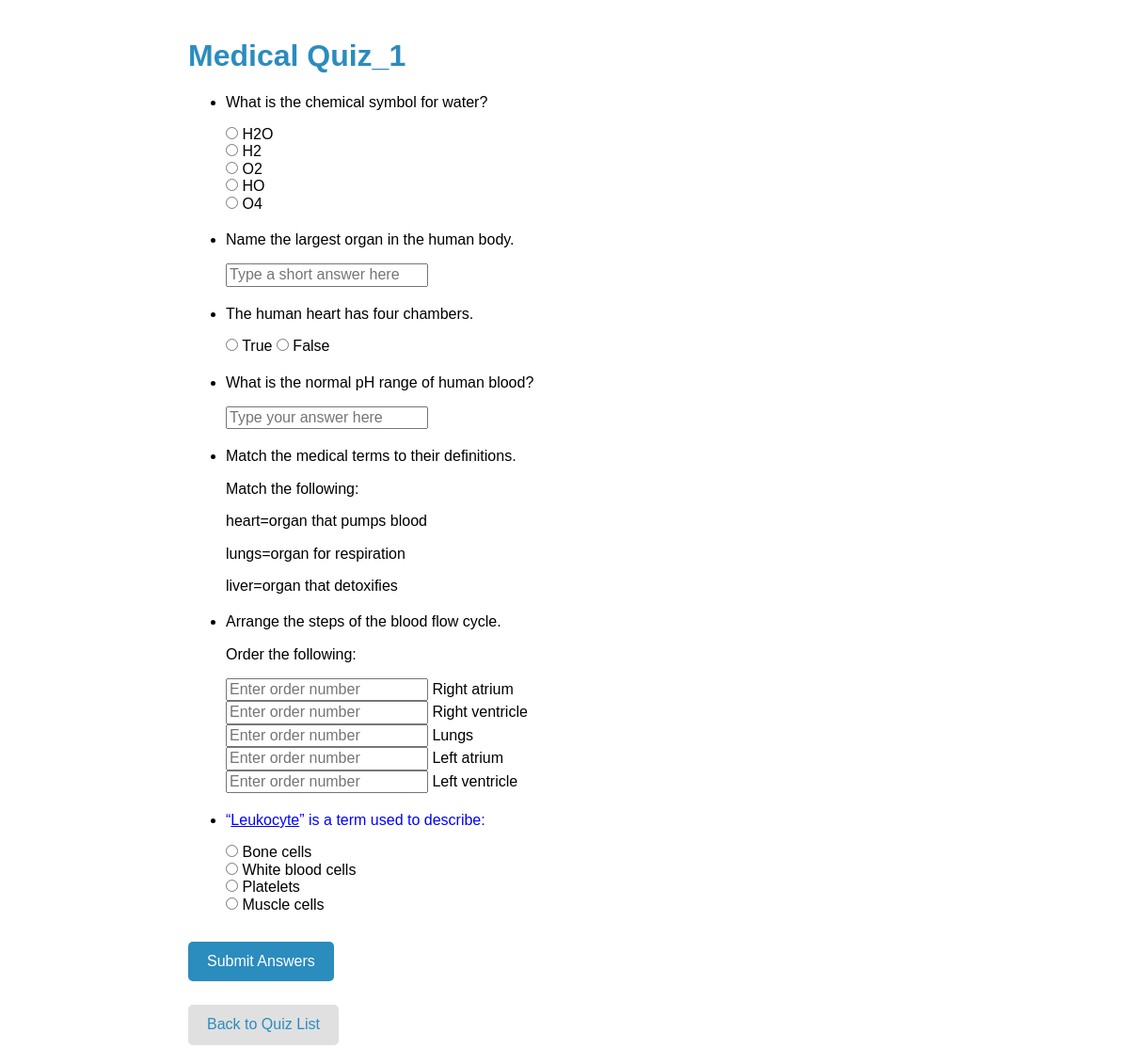
Screenshot of /assessments/13/ with the database file from the repository.
### assessments/models.py (models this page shows, shortened)
class Quiz(models.Model):
    title = models.CharField(max_length=100)

class Question(models.Model):
    QUESTION_TYPES = [
        ("MCQ", "Multiple Choice"),
        ("FIB", "Fill-in-the-Blank"),
        ("TF", "True/False"),
        ("SA", "Short Answer"),
        ("MQ", "Matching Questions"),
        ("OQ", "Ordering Questions"),
    ]
    quiz = models.ForeignKey(Quiz, on_delete=models.CASCADE)
    question_text = CKEditor5Field(
        config_name="default"
    )  # Changed to CKEditor5Field for rich text
    question_type = models.CharField(max_length=20, choices=QUESTION_TYPES)
    image = models.ImageField(
        upload_to="question_images/", blank=True, null=True
    )  # New field for images

class Option(models.Model):
    question = models.ForeignKey(Question, on_delete=models.CASCADE)
    option_text = models.CharField(max_length=100)
    is_correct = models.BooleanField(default=False)

### assessments/views.py (the view)
# urls.py: path("<int:quiz_id>/", views.quiz_detail, name="quiz_detail"),
def quiz_detail(request, quiz_id):
    quiz = get_object_or_404(Quiz, id=quiz_id)
    questions = quiz.question_set.all()
    for question in questions:
        if question.question_type == "MQ":
            processed_options = []
            for option in question.option_set.all():
                split_pair = option.option_text.split("=")
                if len(split_pair) == 2:
                    processed_options.append(
                        {"term": split_pair[0], "definition": split_pair[1]}
                    )
            question.processed_options = (
                processed_options  # Add processed options as a new attribute
            )
        question.option_count = question.option_set.count()
    return render(
        request, "assessments/quiz_detail.html", {"quiz": quiz, "questions": questions}
    )

### assessments/templates/assessments/quiz_detail.html (shortened to what this page needs)
{% load static %}
<!DOCTYPE html>
<html lang="en">
  <head>
    <link
      rel="stylesheet"
      href="https://cdnjs.cloudflare.com/ajax/libs/normalize/8.0.1/normalize.min.css"
    />
    <link rel="stylesheet" href="{% static 'css/styles.css' %}" />
  </head>
  <body>
    <h1>{{ quiz.title }}</h1>
    <div id="quiz-form-container">
      <form
        method="post"
        hx-post="{% url 'submit_quiz' quiz.id %}"
        hx-target="#quiz-form-container"
        hx-swap="outerHTML"
        enctype="multipart/form-data"
      >
        <ul>
          {% for question in questions %}
          <li class="question-container">
            <p>{{ question.question_text|safe }}</p>
             {% if question.question_type == "MCQ" %}
            {% for option in question.option_set.all %}
            <label>
              <input
                type="radio"
                name="answer_{{ question.id }}"
                value="{{ option.id }}"
              />
              {{ option.option_text }} </label
            ><br />
            {% endfor %} {% elif question.question_type == "FIB" %}
            <input
              type="text"
              name="answer_{{ question.id }}"
              placeholder="Type your answer here"
            />
            {% elif question.question_type == "TF" %}
            <label>
              <input
                type="radio"
                name="answer_{{ question.id }}"
                value="True"
              />
              True
            </label>
            <label>
              <input
                type="radio"
                name="answer_{{ question.id }}"
                value="False"
              />
              False
            </label>
            {% elif question.question_type == "SA" %}
            <input
              type="text"
              name="answer_{{ question.id }}"
              placeholder="Type a short answer here"
            />
            {% elif question.question_type == "MQ" %}
            <p>Match the following:</p>
            {% for pair in question.option_set.all %}
            <p>{{ pair.option_text }}</p>
            {% endfor %} {% elif question.question_type == "OQ" %}
            <p>Order the following:</p>
            {% for option in question.option_set.all %}
            <label>
              <input
                type="text"
                name="answer_{{ question.id }}_{{ forloop.counter }}"
                placeholder="Enter order number"
              />
              {{ option.option_text }} </label
            ><br />
            {% endfor %} {% endif %}
          </li>
          {% endfor %}
        </ul>
        <div class="button-container">
          <button type="submit" class="submit-button">Submit Answers</button>
          <a href="{% url 'home' %}" class="back-button">Back to Quiz List</a>
        </div>
      </form>
    </div>
  </body>
</html>

### assessments/templates/assessments/quiz_detail.html (style rules this page uses)
body { font-family: Arial, sans-serif; padding: 20px; max-width: 800px; margin: auto; }
h1 { color: #2b8cbe; }
.question-container { margin-bottom: 20px; }
.submit-button { padding: 12px 20px; background-color: #2b8cbe; color: white; border: none; border-radius: 5px; cursor: pointer; margin-bottom: 10px; }
.back-button { display: inline-block; padding: 12px 20px; background-color: #e0e0e0; color: #2b8cbe; text-decoration: none; border-radius: 5px; text-align: center; }
.button-container { margin-top: 30px; display: flex; flex-direction: column; gap: 15px; align-items: flex-start; }

### rows the page displays
Quiz: title "Medical Quiz_1"
Question: question_text "What is the chemical symbol for water?"
Option: option_text "H2O"
Option: option_text "H2"
Option: option_text "O2"
Option: option_text "HO"
Option: option_text "O4"
Question: question_text "Name the largest organ in the human body."
Question: question_text "The human heart has four chambers."
Question: question_text "What is the normal pH range of human blood?"
Question: question_text "Match the medical terms to their definitions."
Option: option_text "heart=organ that pumps blood"
Option: option_text "lungs=organ for respiration"
Option: option_text "liver=organ that detoxifies"
Question: question_text "Arrange the steps of the blood flow cycle."
Option: option_text "Right atrium"
Option: option_text "Right ventricle"
Option: option_text "Lungs"
Option: option_text "Left atrium"
Option: option_text "Left ventricle"
Question: question_text "“ Leukocyte ” is a term used to describe:"
Option: option_text "Bone cells"
Option: option_text "White blood cells"
Option: option_text "Platelets"
Option: option_text "Muscle cells"
